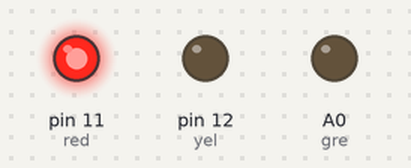
This sketch was run on a simulated Arduino Uno, built with avr-gcc and run on an emulated ATmega328P. On the bench: output pins drawn as LEDs (lit = HIGH).

Above: at 2.0 s.
At 4.37 s:
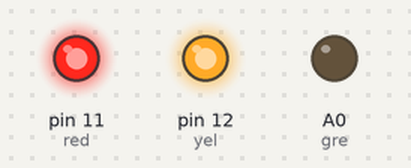
At 4.62 s:
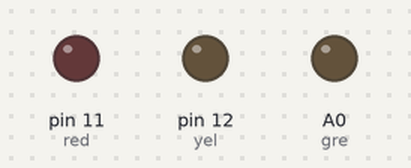
At 7.2 s:
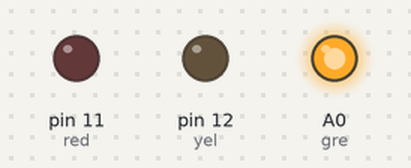
Timing chart, 0 to 12.0 s (numbered marks = the images above):
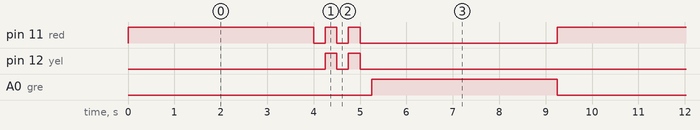

The sketch:

Sketch1.ino
```cpp
#define gre A0
#define red 11
#define yel 12

void setup()
{
    pinMode (gre, OUTPUT);
    pinMode (red, OUTPUT);
    pinMode (yel, OUTPUT);
}

void loop()
{
    digitalWrite (red, HIGH);
    digitalWrite (yel, LOW);
    digitalWrite (gre, LOW);
    delay (4000);

    digitalWrite (red, LOW);
    digitalWrite (yel, LOW);
    digitalWrite (gre, LOW);
    delay (250);

    digitalWrite (red, HIGH);
    digitalWrite (yel, HIGH);
    digitalWrite (gre, LOW);
    delay (250);

    digitalWrite (red, LOW);
    digitalWrite (yel, LOW);
    digitalWrite (gre, LOW);
    delay (250);

    digitalWrite (red, HIGH);
    digitalWrite (yel, HIGH);
    digitalWrite (gre, LOW);
    delay (250);

    digitalWrite (red, LOW);
    digitalWrite (yel, LOW);
    digitalWrite (gre, LOW);
    delay (250);

    digitalWrite (red, LOW);
    digitalWrite (yel, LOW);
    digitalWrite (gre, HIGH);
    delay (4000);
}
```

Sketch1.cpp
```cpp
#define gre A0
#define red 11
#define yel 12

void setup()
{
    pinMode (gre, OUTPUT);
    pinMode (red, OUTPUT);
    pinMode (yel, OUTPUT);
}

void loop()
{
    digitalWrite (red, HIGH);
    digitalWrite (yel, LOW);
    digitalWrite (gre, LOW);
    delay (4000);

    digitalWrite (red, LOW);
    digitalWrite (yel, LOW);
    digitalWrite (gre, LOW);
    delay (250);

    digitalWrite (red, HIGH);
    digitalWrite (yel, HIGH);
    digitalWrite (gre, LOW);
    delay (250);

    digitalWrite (red, LOW);
    digitalWrite (yel, LOW);
    digitalWrite (gre, LOW);
    delay (250);

    digitalWrite (red, HIGH);
    digitalWrite (yel, HIGH);
    digitalWrite (gre, LOW);
    delay (250);

    digitalWrite (red, LOW);
    digitalWrite (yel, LOW);
    digitalWrite (gre, LOW);
    delay (250);

    digitalWrite (red, LOW);
    digitalWrite (yel, LOW);
    digitalWrite (gre, HIGH);
    delay (4000);
}
```

Measured:
- by itself, pin 11 (red): repeats every 9.3 s: 2 × (LOW 0.25 s, HIGH 0.25 s), LOW 4.3 s, HIGH 4.0 s
- by itself, pin 12 (yel): repeats every 9.3 s: LOW 0.25 s, HIGH 0.25 s, LOW 8.5 s, HIGH 0.25 s
- by itself, A0 (gre): alternates HIGH for 4.0 s and LOW for 5.3 s
